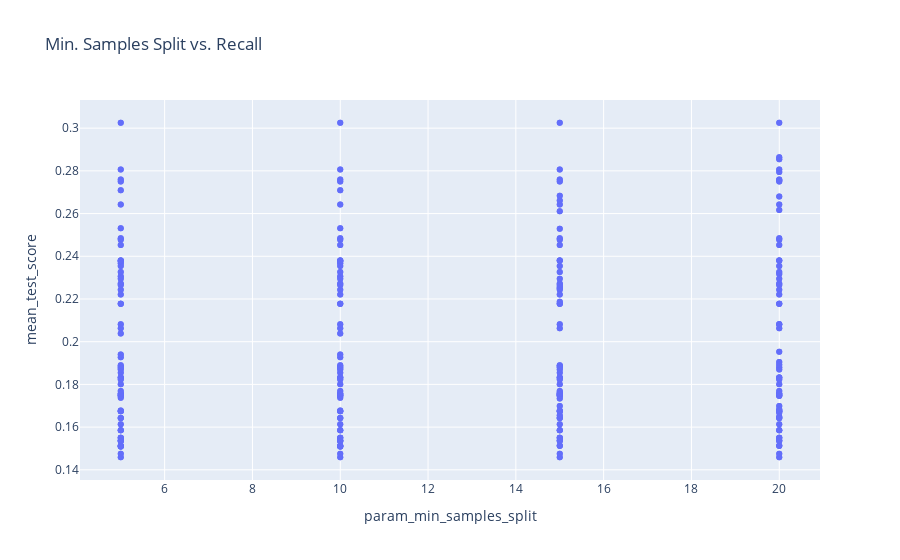

Notebook code cell kept with this figure:
### Code cell
px.scatter(
    df_tree_search_cv,
    x="param_min_samples_split",
    y="mean_test_score",
    title="Min. Samples Split vs. Recall",
)

### Figure 1 — Plotly figure (JSON) as saved in the notebook; plotly's stock layout.template omitted (floating-point values rounded to 4 significant figures; data arrays with more than 128 entries replaced by an {"elided": "..."} marker saying what was removed)
{"data": [{"hovertemplate": "param_min_samples_split=%{x}<br>mean_test_score=%{y}<extra></extra>", "legendgroup": "", "marker": {"color": "#636efa", "symbol": "circle"}, "mode": "markers", "name": "", "orientation": "v", "showlegend": false, "type": "scatter", "x": {"elided": "512 int values"}, "xaxis": "x", "y": {"elided": "512 float values"}, "yaxis": "y"}], "layout": {"legend": {"tracegroupgap": 0}, "title": {"text": "Min. Samples Split vs. Recall"}, "xaxis": {"anchor": "y", "domain": [0, 1], "title": {"text": "param_min_samples_split"}}, "yaxis": {"anchor": "x", "domain": [0, 1], "title": {"text": "mean_test_score"}}}}
